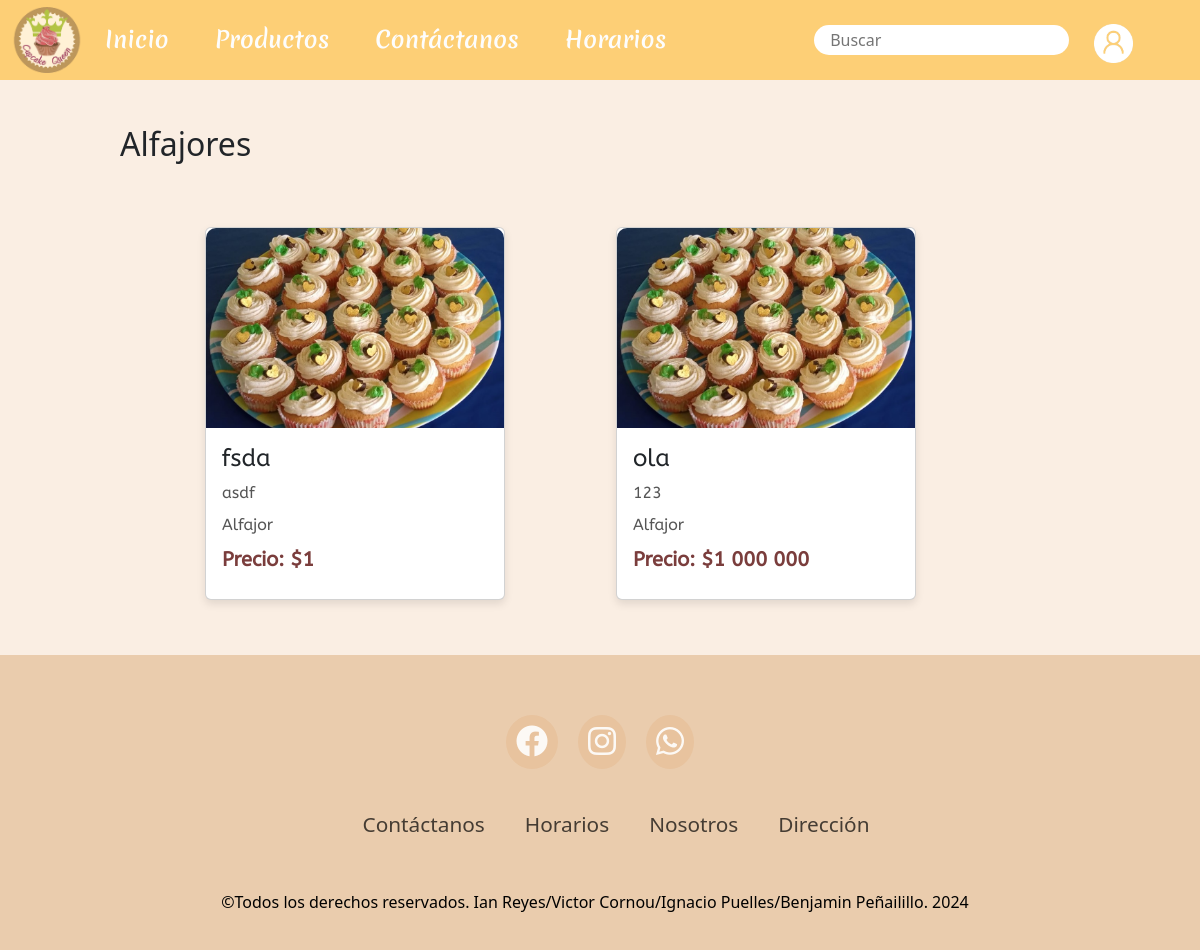
The app's page /alfajores/, older data.
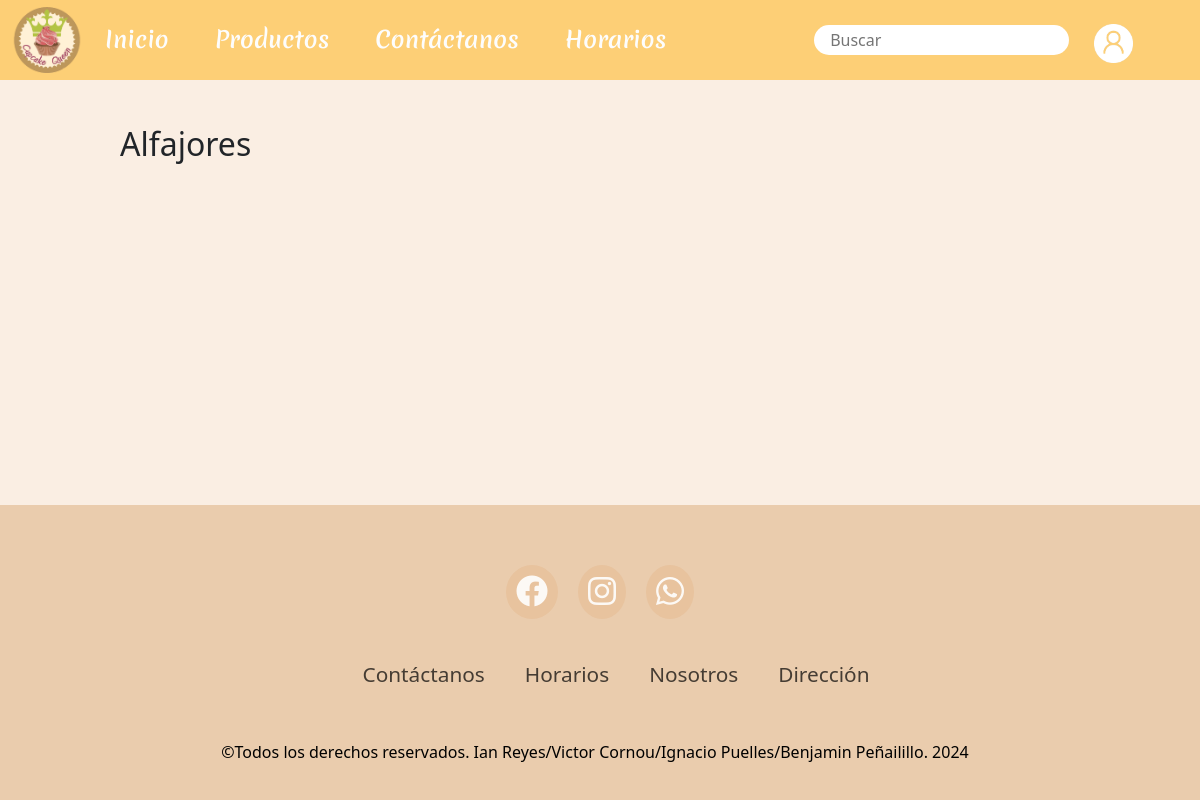
The same page, newer data.
### pagina/models.py (models this page shows, shortened)
class Producto(models.Model):
    nombre = models.CharField(max_length=100)
    categoria = models.ForeignKey(Categoria, on_delete=models.CASCADE, default=1)
    descripcion = models.TextField()
    precio = models.IntegerField()
    imagen = models.ImageField(upload_to='productos/')

class Categoria(models.Model):
    nombre = models.CharField(max_length=100, unique=True)
    descripcion = models.TextField(blank=True, null=True)
    def __str__(self):
        return self.nombre

### pagina/views.py (the view)
# urls.py: path('alfajores/', views.alfajores, name='alfajores'),
def alfajores(request):
    categoria_Alfajor = Categoria.objects.get(nombre="Alfajor")
    productos = Producto.objects.filter(categoria=categoria_Alfajor)
    return render(request, 'alfajores.html', {'productos': productos})

### pagina/templates/alfajores.html (shortened to what this page needs)
{% extends 'base.html' %}
{% load static %}
{% block content %}
{% load humanize %}
<section class="producto" id="producto">
    <div class="main-text">
        <h2>Alfajores</h2>
    </div>
    <div class="menu-content">
        {% for producto in productos %}
        <div class="card">
            <img src="{{ producto.imagen.url }}" alt="{{ producto.nombre }}">
            <div class="card-content">
                <h3>{{ producto.nombre }}</h3>
                <p>{{ producto.descripcion }}</p>
                <p>{{ producto.categoria}}</p>
                <p class="price">Precio: ${{ producto.precio|intcomma }}</p>
            </div>
        </div>
        {% endfor %}
    </div>
</section>
{% endblock %}

Row changes from the older to the newer data that the page shows:
no longer on this page (row edited): Producto: imagen (placeholder picture), nombre "fsda", descripcion "asdf", categoria "Alfajor", precio "1"
removed Producto: imagen (placeholder picture), nombre "ola", descripcion "123", categoria "Alfajor", precio "1 000 000"
